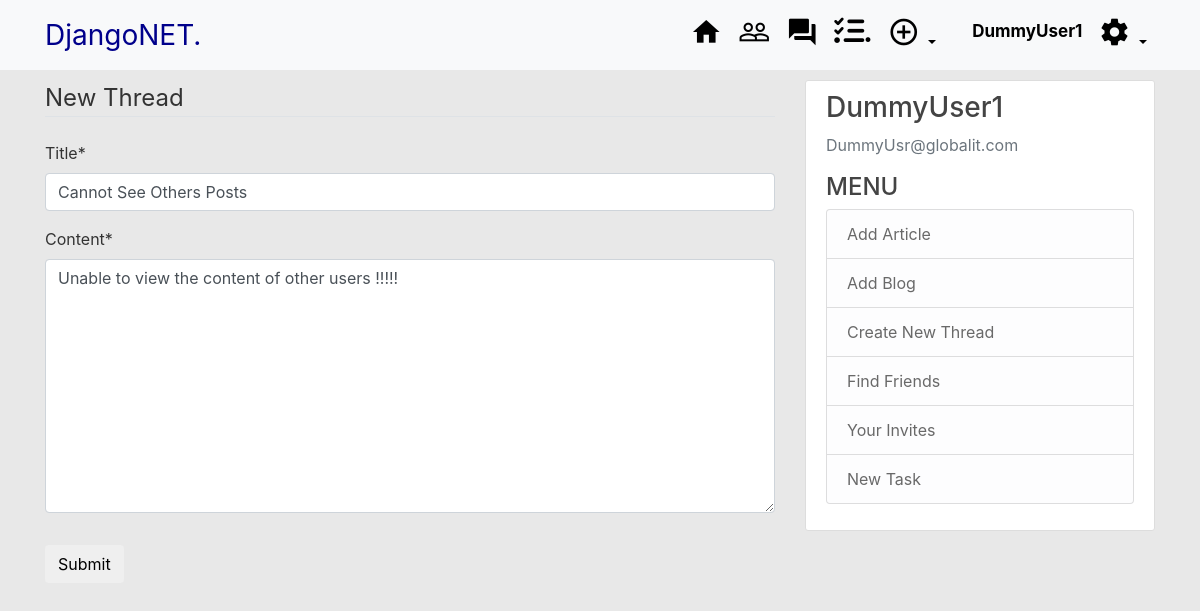
The app's page /forum/9/update (signed in) with its own data.
### Forum/models.py (models this page shows, shortened)
class thread(models.Model):
	author  = models.ForeignKey(Profile,on_delete = models.CASCADE)
	date_posted = models.DateTimeField(default = timezone.now)
	title  = models.CharField(max_length = 200)
	content = models.TextField()

### Forum/views.py (the view, shortened to what this page needs)
# urls.py: path('<int:pk>/update', ThreadUpdateView.as_view(),name='thread-update'),
class ThreadUpdateView(LoginRequiredMixin, UserPassesTestMixin,UpdateView):
	model = thread
	fields = ['title', 'content']
	def test_func(self):
		thread = self.get_object()
		if self.request.user == thread.author.user:
			return True
		return False

### Forum/templates/Forum/thread_form.html (shortened to what this page needs)
{%extends "blog/base.html"%}
{%load crispy_forms_tags%}
{%block content%}
	<div class = "content_section">
		<form method="POST" enctype="multipart/form-data">
			<fieldset class="form-group">
				<legend class = "border-bottom mb-4">New Thread </legend>
				{{form|crispy}}
			</fieldset>
			<div class="form-group">
				<button class = "btn btn-oitline-info" type="sumbit">Submit</button>
			</div>
		</form>
	</div>
{%endblock content%}

### blog/templates/blog/base.html (shortened to what this page needs)
{%load static%}
<!DOCTYPE html>
<html>
<head>
    <link rel="stylesheet" href="https://maxcdn.bootstrapcdn.com/bootstrap/4.0.0/css/bootstrap.min.css">
    <link rel="stylesheet" type="text/css" href="{% static 'blog/main.css'%}">
    <link rel="stylesheet" type="text/css" href="{% static 'blog/profile.css'%}">
    <link rel="stylesheet" type="text/css" href="{% static 'blog/custom.css'%}">
    <link rel="stylesheet" type="text/css" href="{% static 'blog/Network.css'%}">
    <link rel="stylesheet" type="text/css" href="{% static 'blog/comment.css'%}">
</head>
<body>
	<header class="site-header">
      <nav class="navbar navbar-expand-md fixed-top navbar-light bg-light" >
        <div class="container">
          <a class="navbar-brand mr-4" style = "color:darkblue; text-shadow:10em; font-size: 28px;" href="{% url 'blog-home' %}">DjangoNET.</a>
          <div class="collapse navbar-collapse" id="navbarToggle">
            <div class="navbar-nav">
            	{% if user.is_authenticated %}
            		<a class="nav-item nav-link" href="{% url 'blog-home' %}">
            			<i class="material-icons" style="font-size:32px">home</i>
            		</a>
            		<a class="nav-item nav-link" href="{% url 'FindFriends' %}">
            			<i class="material-icons" style="font-size:32px">people_outline</i>
            		</a>
                    <a class="nav-item nav-link" href="{% url 'thread-home' %}">
                        <i class="material-icons" style="font-size:32px">forum
                        </i>
                    </a>
                    <a class="nav-item nav-link" href="{% url 'task-home' %}">
                        <i class='fas fa-tasks' style='font-size:30px'>.</i>
                    </a>
                    <div class="nav-item dropdown">
                        <a class="nav-link dropdown-toggle" href="#" id="navbarDropdownMenuLink" data-toggle="dropdown" aria-haspopup="true" aria-expanded="false">
                          <i class="material-icons" style="font-size:32px">add_circle_outline</i>
                        </a>
                      </div>
            		<a class="nav-item nav-link" href="{% url 'detail_profile' user.id %}"
            		style="font-size:17px; margin-top:3px; margin-left: 20px;">
            			<strong>{{user.username}}</strong>
            		</a>
                     <div class="nav-item dropdown">
                        <a class="nav-link dropdown-toggle" href="#" id="navbarDropdownMenuLink" data-toggle="dropdown" aria-haspopup="true" aria-expanded="false">
                          <i class="material-icons" style="font-size:32px">settings</i>
                        </a>
                      </div>
            	{% else %}
            		<a class="nav-item nav-link" href="{% url 'login' %}">Login</a>
            		<a class="nav-item nav-link" href="{% url 'register' %}">Register</a>
            	{% endif %}
            </div>
          </div>
        </div>
      </nav>
    </header>
	<main role="main" class="container">
	  <div class="row">
	    <div class="col-md-8">
	    	{% block content %}{% endblock %}
	    </div>
        {% if request.user.is_authenticated %}
    	    <div class="col-md-4">
    	      <div class="content-section">
    	        <h3>{{request.user.username}}</h3>
    	        <p class='text-muted'> {{request.user.email}}
                <h4>MENU</h4>
    	          <ul class="list-group">
                    <li class="list-group-item list-group-item-light">
                        <a href="{% url 'post-create' %}">Add Article</a>
                    </li>
                    <li class="list-group-item list-group-item-light">
                        <a href="{% url 'blog-create' %}">Add Blog</a>
                    </li>
                    <li class="list-group-item list-group-item-light">
                        <a href="{% url 'thread-create' %}"> Create New Thread</a>
                    </li>
                    <li class="list-group-item list-group-item-light">
                        <a href="{% url 'FindFriends' %}">Find Friends</a>
                    </li>
                    <li class="list-group-item list-group-item-light">
                        <a href="{% url 'my-invites' %}">Your Invites</a>
                    </li>
                    <li class="list-group-item list-group-item-light">
                        <a href="{% url 'task-create' %}">New Task</a>
                    </li>
    	          </ul>
    	        </p>
    	      </div>
    	    </div>
        {% endif %}
	  </div>
	</main>
</body>
</html>

### blog/static/blog/main.css (style rules this page uses)
body { background: #E8E8E8; color: #333333; margin-top: 5rem; }
h1, h2, h3, h4, h5, h6 { color: #444444; }
ul { margin: 0; }
li>a { color:#696969; }
.site-header .navbar-nav .nav-link { color: black; }
.content-section { background: #ffffff; padding: 10px 20px; border: 1px solid #dddddd; border-radius: 3px; margin-bottom: 20px; }

### blog/static/blog/Network.css (style rules this page uses)
a { text-decoration: none; color: #555; }

### records on screen
thread: title "Cannot See Others Posts", content "Unable to view the content of other users !!!!!"

### other values on screen
{{ user.username }} "DummyUser1"
{{ request.user.username }} "DummyUser1"
{{ request.user.email }} "DummyUsr@globalit.com"
